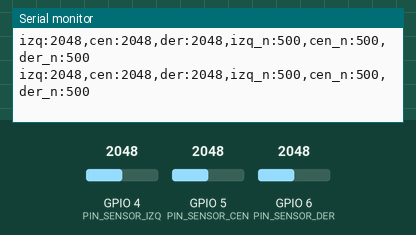
This sketch was run on a simulated ESP32-S3. Shown: the last lines printed to the serial monitor. The inputs (shaded band) are chosen by the test bench; at power-on: GPIO 4 (PIN_SENSOR_IZQ) = 2048, GPIO 5 (PIN_SENSOR_CEN) = 2048, GPIO 6 (PIN_SENSOR_DER) = 2048 (analog values on the 0–4095 scale).

Above: at 1.7 s.
1.8 s: GPIO 4 (PIN_SENSOR_IZQ) set to 2866
At 2.19 s:
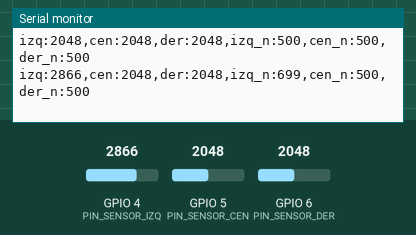
3.3 s: GPIO 5 (PIN_SENSOR_CEN) set to 2866
At 3.44 s:
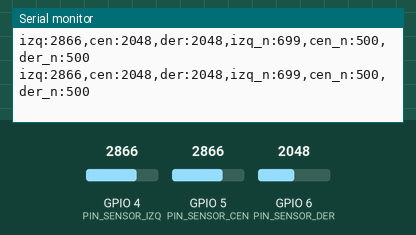
4.8 s: GPIO 6 (PIN_SENSOR_DER) set to 2866
At 4.94 s:
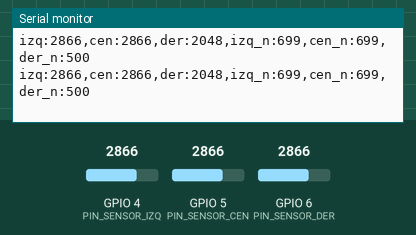
6.3 s: GPIO 4 (PIN_SENSOR_IZQ) set to 3603
At 6.45 s:
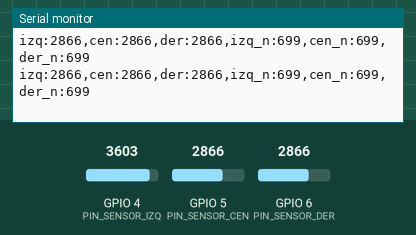
7.8 s: GPIO 5 (PIN_SENSOR_CEN) set to 3603
At 7.95 s:
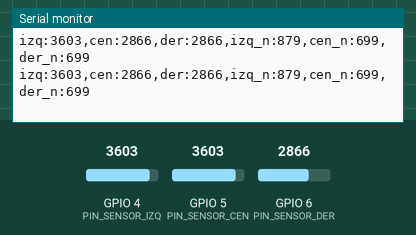
9.3 s: GPIO 6 (PIN_SENSOR_DER) set to 3603
At 9.46 s:
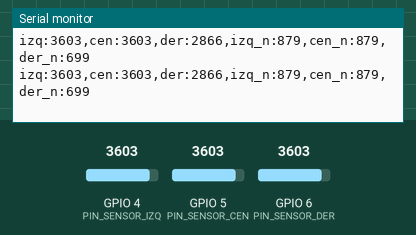
Timing chart, 0 to 11.8 s (numbered marks = the images above; inputs shaded):
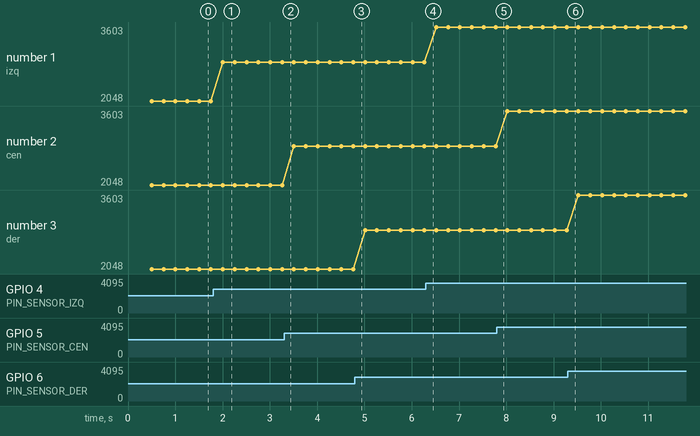

The sketch:

diagnostico_esp32s3.ino
```cpp
// Diagnóstico de sensores en la ESP32-S3: no toca los pines de los motores.
// Correrlo con las pilas de los motores desconectadas.
// LED RGB parpadea, lee los 3 sensores (crudo 0-4095 y normalizado 0-1000).
// Formato compatible con el Serial Plotter (115200 baudios).

const uint8_t PIN_SENSOR_IZQ = 4;  // ADC1
const uint8_t PIN_SENSOR_CEN = 5;  // ADC1
const uint8_t PIN_SENSOR_DER = 6;  // ADC1
const uint8_t PIN_RGB = 48;
const int ADC_MAX = 4095;

int normalizar(int crudo) {
  return (long)crudo * 1000 / ADC_MAX;
}

void setup() {
  analogReadResolution(12);
  Serial.begin(115200);
  delay(500);
  Serial.println("# diagnostico_esp32s3 listo");
}

void loop() {
  static bool led = false;
  led = !led;
  rgbLedWrite(PIN_RGB, 0, led ? 40 : 0, 0);

  int izq = analogRead(PIN_SENSOR_IZQ);
  int cen = analogRead(PIN_SENSOR_CEN);
  int der = analogRead(PIN_SENSOR_DER);

  Serial.printf("izq:%d,cen:%d,der:%d,izq_n:%d,cen_n:%d,der_n:%d\n",
                izq, cen, der, normalizar(izq), normalizar(cen), normalizar(der));
  delay(250);
}
```

Measured:
- after the input at 1.8 s, the serial monitor: prints a new line after 0.21 s (image 1)
- plotted number 1: 2048 → 2866 after the input at 1.8 s, 2866 → 3603 after the input at 6.3 s
